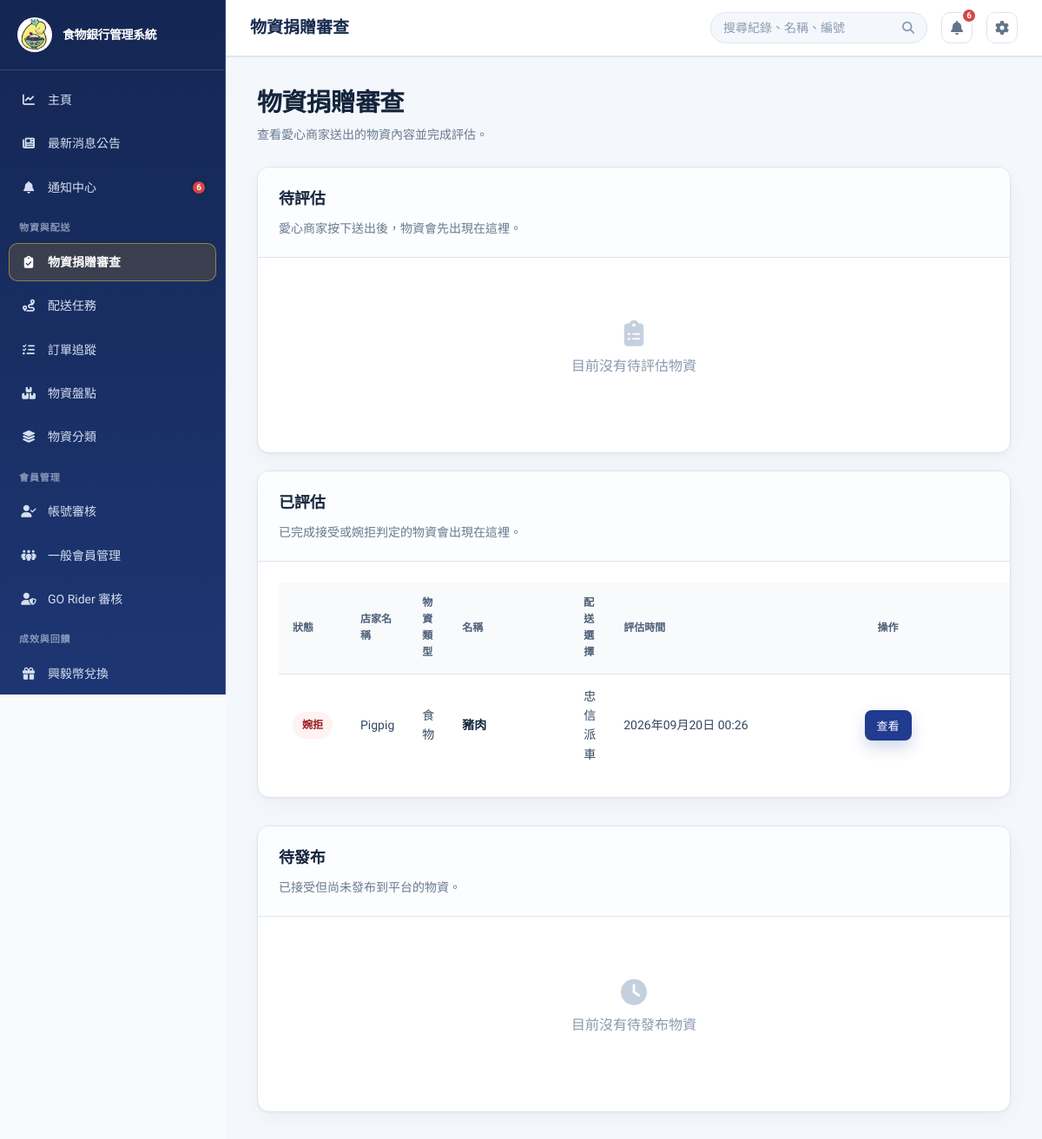
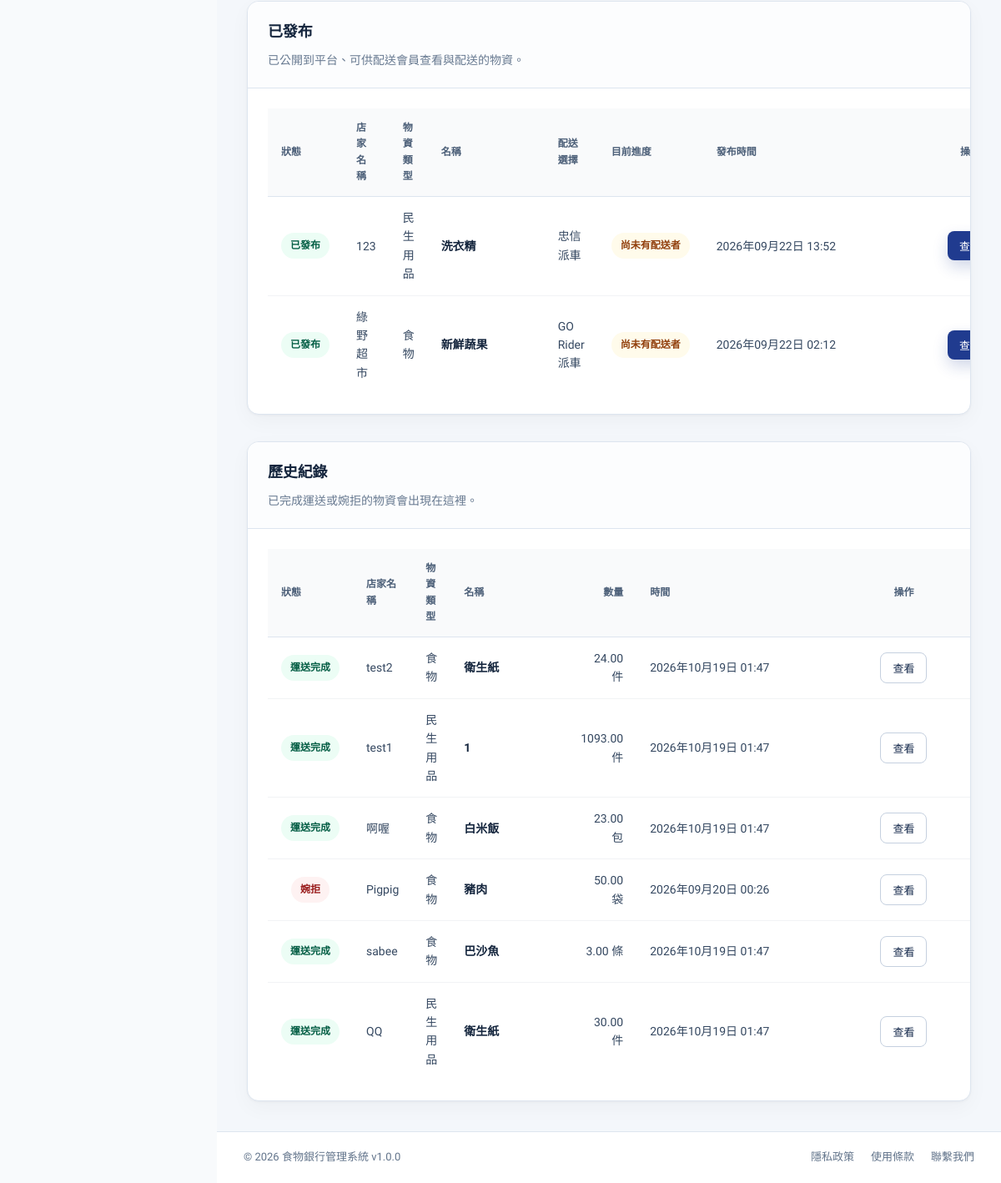
Screenshot of /?page=donation_materials_review (signed in) with the database file from the repository (2 pictures, top to bottom).
### tables this page shows
CREATE TABLE `donations` (
  `donation_id` int(11) NOT NULL,
  `order_number` varchar(30) DEFAULT NULL,
  `donor_id` int(11) DEFAULT NULL,
  `donor_name` varchar(100) NOT NULL,
  `donation_type` enum('food','supplies','money','other') NOT NULL,
  `quantity` decimal(10,2) DEFAULT NULL,
  `unit` varchar(20) DEFAULT NULL,
  `donation_date` datetime NOT NULL,
  `received_by` int(11) DEFAULT NULL,
  `status` enum('received','pending','assessed','approved','rejected','published','archived') DEFAULT 'pending',
  `evaluation_status` enum('pending','approved_volunteer','approved_self_delivery','published','rejected') DEFAULT 'pending',
  `delivery_method` enum('volunteer_assist','self_delivery') DEFAULT 'volunteer_assist',
  `approval_notes` text DEFAULT NULL,
  `approved_at` datetime DEFAULT NULL,
  `approved_by` int(11) DEFAULT NULL,
  `rejection_reason` text DEFAULT NULL,
  `rejected_at` datetime DEFAULT NULL,
  `published_at` datetime DEFAULT NULL,
  `current_status` enum('waiting_pickup','volunteer_received','in_transit','at_foodbank','inspection_complete') DEFAULT 'waiting_pickup',
  `status_updated_at` datetime DEFAULT NULL,
  `split_count` int(11) DEFAULT 1,
  `notes` text DEFAULT NULL,
  `created_at` timestamp NULL DEFAULT current_timestamp(),
  `updated_at` timestamp NULL DEFAULT current_timestamp() ON UPDATE current_timestamp(),
  `item_name` varchar(100) DEFAULT NULL,
  `weight_kg` decimal(10,2) DEFAULT NULL,
  `size_description` varchar(100) DEFAULT NULL,
  `expiry_date` date DEFAULT NULL,
  `pickup_deadline` datetime DEFAULT NULL,
  `delivery_option` enum('food_bank_pickup','volunteer_delivery') NOT NULL DEFAULT 'volunteer_delivery',
  `vehicle_type` enum('car','motorcycle','none') DEFAULT 'none',
  `photo_path` varchar(255) DEFAULT NULL,
  `evaluation_notes` text DEFAULT NULL,
  `need_inspection` tinyint(1) DEFAULT 1,
  `inspection_notes` text DEFAULT NULL,
  `donor_address` varchar(255) DEFAULT NULL,
  `reward_options` text DEFAULT NULL,
  `delivery_date` date DEFAULT NULL,
  `delivery_time` time DEFAULT NULL,
  `delivery_address` varchar(255) DEFAULT NULL,
  `estimated_distance_km` decimal(8,2) DEFAULT NULL,
  `estimated_duration_minutes` smallint(5) UNSIGNED DEFAULT NULL,
  `beneficiary_id` int(11) DEFAULT NULL,
  `dispatch_contact_name` varchar(100) DEFAULT NULL,
  `dispatch_contact_phone` varchar(30) DEFAULT NULL,
  `dispatch_vehicle_info` varchar(150) DEFAULT NULL
);

### src/views/donation_materials_review.php (the view, shortened to what the rows shown need)
<?php
require_once BASE_PATH . '/src/models/DonationModel.php';
require_once BASE_PATH . '/src/models/DeliveryModel.php';
$donationModel = new DonationModel();
$deliveryModel = new DeliveryModel();
$donations = $donationModel->getAllDonations();
$merchantDonations = array_values(array_filter($donations, static function ($donation) {
    return !empty($donation['donor_id']);
}));
$assessedDonations = array_values(array_filter($merchantDonations, static function ($donation) {
    return strtolower((string) ($donation['status'] ?? '')) === 'assessed'
        && in_array(strtolower((string) ($donation['evaluation_status'] ?? '')), ['approved_volunteer', 'approved_self_delivery', 'rejected'], true);
}));
$publishedDonations = array_values(array_filter($merchantDonations, static function ($donation) use ($deliveryModel) {
    if (strtolower((string) ($donation['status'] ?? '')) !== 'published') {
        return false;
    }
    $progress = $deliveryModel->getDonationDeliveryProgress((int) $donation['donation_id']);
    return $progress['total_tasks'] === 0 || $progress['completed_tasks'] < $progress['total_tasks'];
}));
$historyDonations = array_values(array_filter($merchantDonations, static function ($donation) use ($deliveryModel) {
    if (strtolower((string) ($donation['evaluation_status'] ?? '')) === 'rejected') {
        return true;
    }
    if (strtolower((string) ($donation['status'] ?? '')) !== 'published') {
        return false;
    }
    $progress = $deliveryModel->getDonationDeliveryProgress((int) $donation['donation_id']);
    return $progress['total_tasks'] > 0 && $progress['completed_tasks'] >= $progress['total_tasks'];
}));
$donationTypeLabels = [
    'food' => '食物',
    'supplies' => '民生用品',
    'money' => '金錢',
    'other' => '其他',
];
$deliveryOptionLabels = [
    'donor_delivery' => '忠信派車',
    'volunteer_delivery' => 'GO Rider 派車',
    'food_bank_pickup' => '忠信派車',
];
$formatDateTime = static function ($value) {
    if (empty($value)) {
        return '未填寫';
    }
    $timestamp = strtotime((string) $value);
    return $timestamp ? date('Y年m月d日 H:i', $timestamp) : '未填寫';
};
    ?>
<div class="view-header">
    <div>
        <h1 class="view-title">物資捐贈審查</h1>
    </div>
</div>
<div class="card mb-20">
    <div class="card-header">
        <h2>待評估</h2>
    </div>
</div>
<div class="card">
    <div class="card-header">
        <h2>已評估</h2>
    </div>
    <div class="card-body">
        <?php if (!empty($assessedDonations)): ?>
            <table class="data-table review-assessed-table">
                <thead>
                    <tr>
                        <th>狀態</th>
                        <th>店家名稱</th>
                        <th>物資類型</th>
                        <th>名稱</th>
                        <th>配送選擇</th>
                        <th>評估時間</th>
                        <th>操作</th>
                    </tr>
                </thead>
                <tbody>
                    <?php foreach ($assessedDonations as $donation): ?>
                        <tr>
                            <?php
                            $evaluationStatus = strtolower((string) ($donation['evaluation_status'] ?? ''));
                            $isRejected = $evaluationStatus === 'rejected';
                            $decisionLabel = $isRejected ? '婉拒' : '接受';
                            $decisionTime = $isRejected ? ($donation['rejected_at'] ?? null) : ($donation['approved_at'] ?? null);
                            ?>
                            <td><span class="status <?php echo $isRejected ? 'status-rejected' : 'status-approved'; ?>"><?php echo htmlspecialchars($decisionLabel); ?></span></td>
                            <td><?php echo htmlspecialchars($donation['donor_name'] ?? ''); ?></td>
                            <td><?php echo htmlspecialchars($donationTypeLabels[$donation['donation_type'] ?? ''] ?? '其他'); ?></td>
                            <td><?php echo htmlspecialchars($donation['item_name'] ?? '未填寫'); ?></td>
                            <td><?php echo htmlspecialchars($deliveryOptionLabels[$donation['delivery_option'] ?? ''] ?? '未指定'); ?></td>
                            <td><?php echo htmlspecialchars($formatDateTime($decisionTime)); ?></td>
                            <td>
                                <form method="post">
                                    <button type="submit" class="btn btn-primary btn-sm">查看</button>
                                </form>
                            </td>
                        </tr>
                    <?php endforeach; ?>
                </tbody>
            </table>
        <?php endif; ?>
    </div>
</div>
<div class="card mt-32">
    <div class="card-header">
        <h2>待發布</h2>
    </div>
</div>
<div class="card mt-32">
    <div class="card-header">
        <h2>已發布</h2>
    </div>
    <div class="card-body">
        <?php if (!empty($publishedDonations)): ?>
            <table class="data-table review-published-table">
                <thead><tr><th>狀態</th><th>店家名稱</th><th>物資類型</th><th>名稱</th><th>配送選擇</th><th>目前進度</th><th>發布時間</th><th>操作</th></tr></thead>
                <tbody>
                <?php foreach ($publishedDonations as $donation): ?>
                    <?php $deliveryProgress = $deliveryModel->getDonationDeliveryProgress((int) $donation['donation_id']); ?>
                    <tr>
                        <td><span class="status status-success">已發布</span></td>
                        <td><?php echo htmlspecialchars($donation['donor_name'] ?? ''); ?></td>
                        <td><?php echo htmlspecialchars($donationTypeLabels[$donation['donation_type'] ?? ''] ?? '其他'); ?></td>
                        <td><?php echo htmlspecialchars($donation['item_name'] ?? '未填寫'); ?></td>
                        <td><?php echo htmlspecialchars($deliveryOptionLabels[$donation['delivery_option'] ?? ''] ?? '未指定'); ?></td>
                        <td>
                            <?php if ($deliveryProgress['completed_tasks'] >= $deliveryProgress['total_tasks'] && $deliveryProgress['total_tasks'] > 0): ?>
                                <span class="status status-success">運送完成</span>
                            <?php elseif ($deliveryProgress['accepted_tasks'] > 0): ?>
                                <span class="status status-info">運送中</span>
                            <?php else: ?>
                                <span class="status status-pending">尚未有配送者</span>
                            <?php endif; ?>
                        </td>
                        <td><?php echo htmlspecialchars($formatDateTime($donation['published_at'] ?? null)); ?></td>
                        <td>
                            <form method="post">
                                <button type="submit" class="btn btn-primary btn-sm">查看</button>
                            </form>
                        </td>
                    </tr>
                <?php endforeach; ?>
                </tbody>
            </table>
        <?php else: ?>
            <div class="empty-state"><i class="fas fa-bullhorn"></i><p>目前沒有已發布物資</p></div>
        <?php endif; ?>
    </div>
</div>
<div class="card mt-32">
    <div class="card-header"><h2>歷史紀錄</h2><p>已完成運送或婉拒的物資會出現在這裡。</p></div>
    <div class="card-body">
        <?php if (!empty($historyDonations)): ?>
            <table class="data-table review-history-table">
                <thead><tr><th>狀態</th><th>店家名稱</th><th>物資類型</th><th>名稱</th><th>數量</th><th>時間</th><th>操作</th></tr></thead>
                <tbody>
                <?php foreach ($historyDonations as $donation): ?>
                    <?php $isRejectedHistory = ($donation['evaluation_status'] ?? '') === 'rejected'; ?>
                    <tr>
                        <td><span class="status <?php echo $isRejectedHistory ? 'status-rejected' : 'status-success'; ?>"><?php echo $isRejectedHistory ? '婉拒' : '運送完成'; ?></span></td>
                        <td><?php echo htmlspecialchars($donation['donor_name'] ?? ''); ?></td>
                        <td><?php echo htmlspecialchars($donationTypeLabels[$donation['donation_type'] ?? ''] ?? '其他'); ?></td>
                        <td><?php echo htmlspecialchars($donation['item_name'] ?? '未填寫'); ?></td>
                        <td><?php echo htmlspecialchars($donation['quantity'] ?? ''); ?> <?php echo htmlspecialchars($donation['unit'] ?? ''); ?></td>
                        <td><?php echo htmlspecialchars($formatDateTime($isRejectedHistory ? ($donation['rejected_at'] ?? null) : ($donation['updated_at'] ?? null))); ?></td>
                        <td><form method="post"><button type="submit" class="btn btn-secondary btn-sm">查看</button></form></td>
                    </tr>
                <?php endforeach; ?>
                </tbody>
            </table>
        <?php else: ?>
            <div class="empty-state"><i class="fas fa-box-archive"></i><p>目前沒有歷史紀錄</p></div>
        <?php endif; ?>
    </div>
</div>

### rows the page displays
donations: evaluation_status "婉拒", donor_name "Pigpig", donation_type "食物", item_name "豬肉", delivery_option "忠信派車", $formatDateTime($decisionTime) "2026年09月20日 00:26", quantity "50.00", unit "袋", evaluation_status+rejected_at "2026年09月20日 00:26"
donations: donor_name "123", donation_type "民生用品", item_name "洗衣精", delivery_option "忠信派車", published_at "2026年09月22日 13:52"
donations: donor_name "綠野超市", donation_type "食物", item_name "新鮮蔬果", delivery_option "GO Rider 派車", published_at "2026年09月22日 02:12"
donations: shows "運送完成", donor_name "test2", donation_type "食物", item_name "衛生紙", quantity "24.00", unit "件", evaluation_status+updated_at "2026年10月19日 01:47"
donations: shows "運送完成", donor_name "test1", donation_type "民生用品", item_name "1", quantity "1093.00", unit "件", evaluation_status+updated_at "2026年10月19日 01:47"
donations: shows "運送完成", donor_name "啊喔", donation_type "食物", item_name "白米飯", quantity "23.00", unit "包", evaluation_status+updated_at "2026年10月19日 01:47"
donations: shows "運送完成", donor_name "sabee", donation_type "食物", item_name "巴沙魚", quantity "3.00", unit "條", evaluation_status+updated_at "2026年10月19日 01:47"
donations: shows "運送完成", donor_name "QQ", donation_type "民生用品", item_name "衛生紙", quantity "30.00", unit "件", evaluation_status+updated_at "2026年10月19日 01:47"

### other values shown
APP_NAME "食物銀行管理系統"
$label "主頁"
$label "最新消息公告"
$label "通知中心"
$unreadNotificationCount "6"
$item['group'] "物資與配送"
$label "物資捐贈審查"
$label "配送任務"
$label "訂單追蹤"
$label "物資盤點"
$label "物資分類"
$item['group'] "會員管理"
$label "帳號審核"
$label "一般會員管理"
$label "GO Rider 審核"
